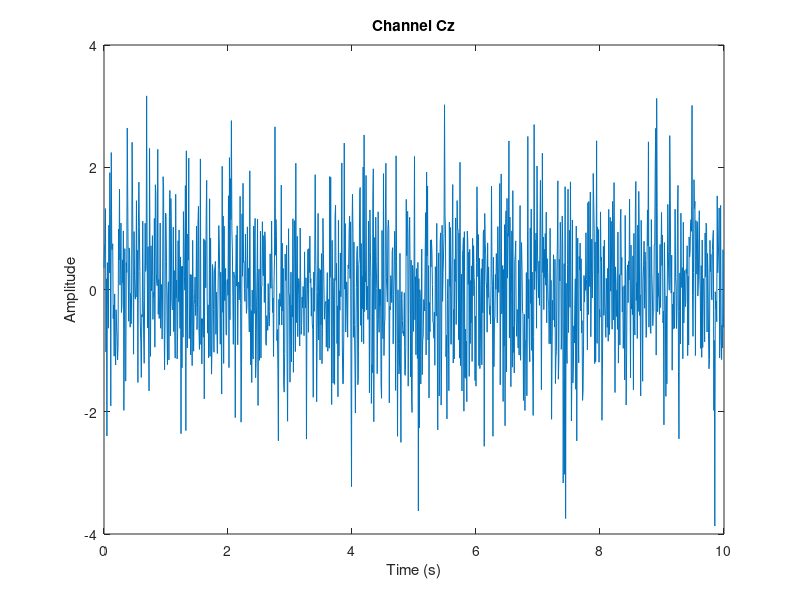

Write MATLAB code to recreate this figure.
% Copied from lessons/en/00-03-matlab-basics.md. The lesson is the reference.
% A toy recording: 3 channels, 10 seconds at 128 Hz
demo.srate  = 128;                              % sampling rate (samples per second)
demo.nbchan = 3;                                % number of channels
demo.pnts   = 10 * demo.srate;                  % samples per channel
demo.labels = {'Fz', 'Cz', 'Pz'};               % channel names (a cell array of text)
demo.data   = randn(demo.nbchan, demo.pnts);    % random numbers, channels x samples

% Read from the struct
size(demo.data)                                 % rows = channels, columns = samples
demo.srate                                      % one field
demo.labels{2}                                  % text of the second channel name

% Indexing: channel 2, samples 1 to 5
firstSamples = demo.data(2, 1:5)

% Time of each sample in seconds (the first sample is at time 0)
t = (0:demo.pnts-1) / demo.srate;
t(end)

% Plot one channel
figure;
plot(t, demo.data(2, :));
xlabel('Time (s)'); ylabel('Amplitude');
title(['Channel ' demo.labels{2}]);

% Where MATLAB finds things
whos demo                                       % size and type of a variable
which plot                                      % location of a function on the path
